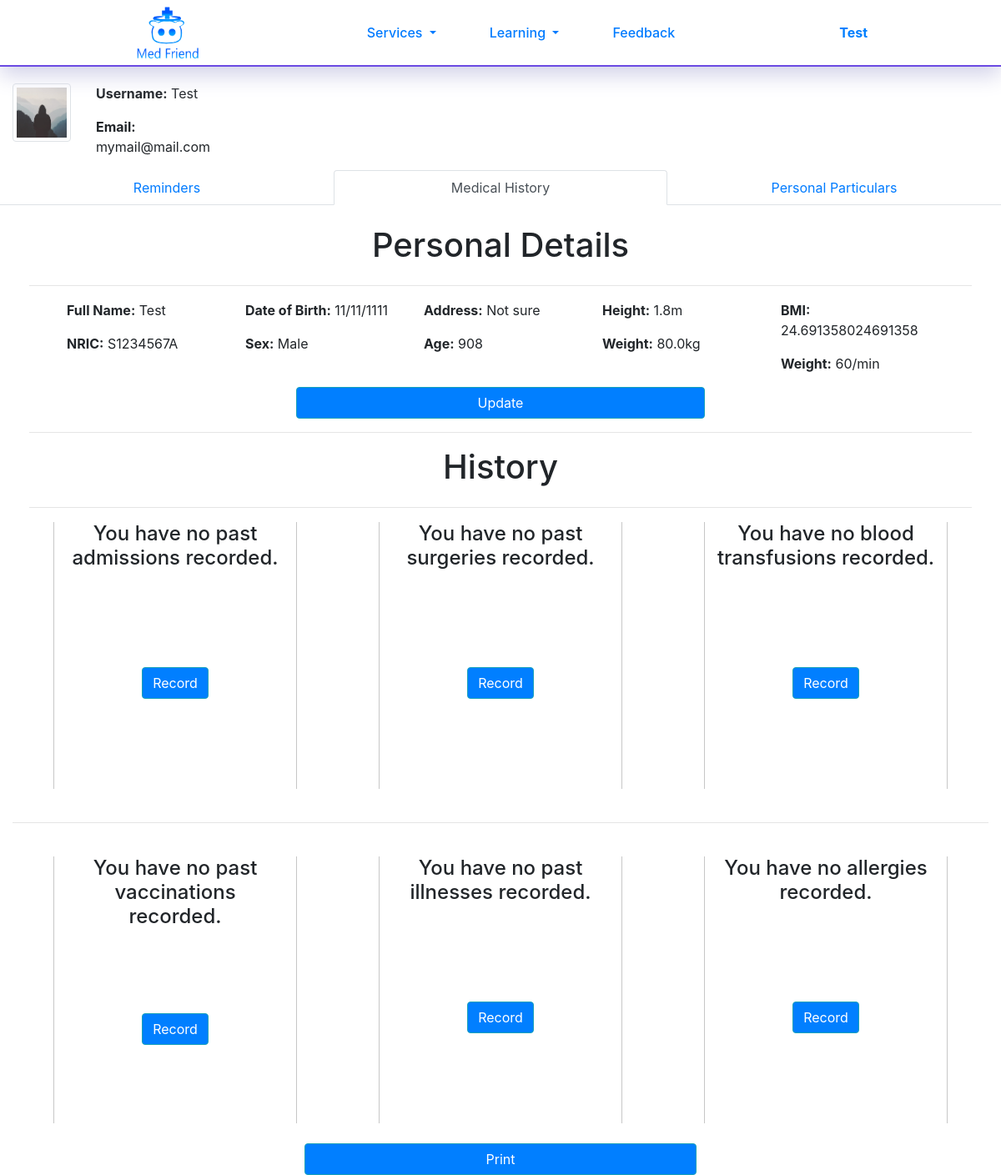
Page /Profile/History (signed in) on the earlier database version.
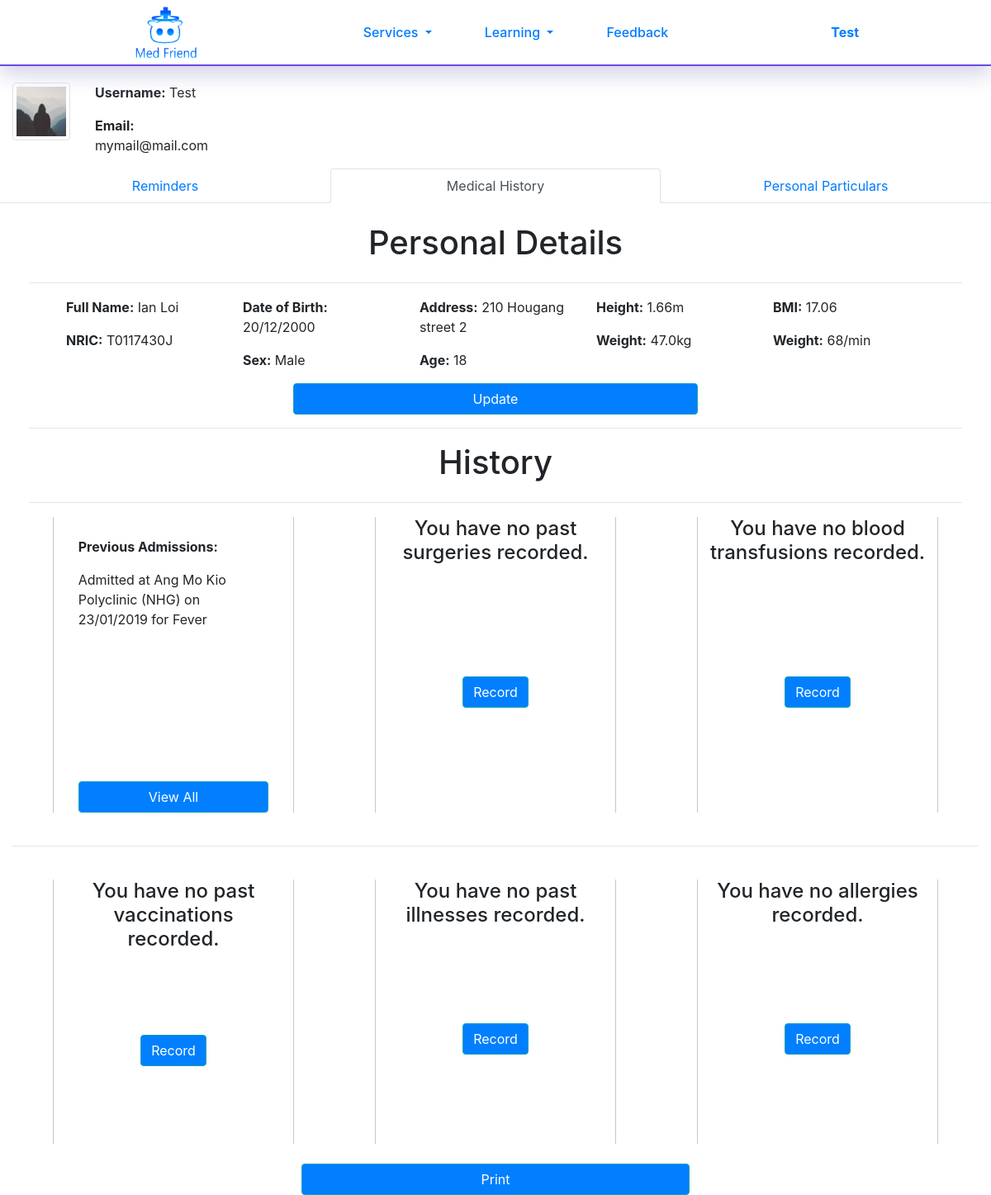
Same page on the later database version.
### Flask/Models.py (models this page shows, shortened)
class Personal_Profile(db.Model):
    id = db.Column(db.Integer, primary_key=True)
    full_name = db.Column(db.String(60), nullable=True)
    nric = db.Column(db.String(9), unique=True, nullable=True)
    birthday = db.Column(db.DateTime, nullable=True)
    sex = db.Column(db.String(20), nullable=True)
    address = db.Column(db.String(100), nullable=True)
    age = db.Column(db.Integer, nullable=True)
    height = db.Column(db.Float, nullable=True)
    weight = db.Column(db.Float, nullable=True)
    heart_rate = db.Column(db.Integer, nullable=True)
    bmi = db.Column(db.Integer, nullable=True)
    user_id = db.Column(db.Integer, db.ForeignKey('user.id'), nullable=False)

class Admissions(db.Model):
    id = db.Column(db.Integer, primary_key=True)
    reason = db.Column(db.String(100), nullable=False)
    place = db.Column(db.String(100), nullable=True)
    date = db.Column(db.DateTime, nullable=True, default=datetime.utcnow())
    comments = db.Column(db.String(100), nullable=True)
    user_id = db.Column(db.Integer, db.ForeignKey('user.id'), nullable=False)

### Flask/users/routes.py (the view)
@users.route("/Profile/History", methods = ['POST', 'GET'])
@login_required
def profile_history():
    image_files = url_for('static', filename=f"images/Profile_Picture/{current_user.image_file}")
    return render_template("Users/profile.html", title="History", image_file=image_files)

### Flask/Models.py (called while the page is built)
@login_manager.user_loader
def load_user(user_id):
    return User.query.get(int(user_id))

### Flask/templates/Users/profile.html
{% extends "layout.html" %}
{% block content %}
<link rel="stylesheet" type="text/css" href="{{ url_for('static', filename='css/profile.css') }}" />
<div id="profilecontainer" class="container-fluid">
    <div class="row justify-content-start">
        <div id="profile_picture" class="col-lg-1">
            <img id="userprofilepic" src="{{ image_file }}" class="img-fluid img-thumbnail" data-toggle="modal"
                data-target="#picchange">
        </div>
        <div class="col-2">
            <p>
                <b>Username:</b>
                {{ current_user.username }}
            </p>
            <p>
                <b> Email:</b>
                {{ current_user.email }}
            </p>
        </div>
    </div>
</div>
<div id="moreinfo">
    <nav>
        <ul class="nav nav-tabs nav-justified">
            <li class="nav-item">
                {% if title == "Reminder" or title == "Profile" %}
                <a id="remindernav" class="nav-link active" href="{{ url_for('users.profile_reminder') }}">Reminders</a>
                {% else %}
                <a id="remindernav" class="nav-link" href="{{ url_for('users.profile_reminder') }}">Reminders</a>
                {% endif %}
            </li>
            <li class="nav-item">
                {% if title == "History" %}
                <a id="medicalhistorynav" class="nav-link active" href="{{ url_for('users.profile_history') }}">Medical
                    History</a>
                {% else %}
                <a id="medicalhistorynav" class="nav-link" href="{{ url_for('users.profile_history') }}">Medical History</a>
                {% endif %}
            </li>
            <li class="nav-item">
                {% if title == "Edit" %}
                <a id="userinfonav" class="nav-link active" href="{{ url_for('users.profile_edit') }}">Personal Particulars</a>
                {% else %}
                <a id="userinfonav" class="nav-link" href="{{ url_for('users.profile_edit') }}">Personal Particulars</a>
                {% endif %}
            </li>
        </ul>
    </nav>
    <div class="container-fluid">
        {% if title == "History" %}
        {% include 'Users/profile_medhist.html' %}
        {% elif title == "Reminder" %}
        {% include 'Users/profile_reminder.html' %}
        {% elif title == "Edit" %}
        {% include 'Users/profile_edit.html' %}
        {% endif %}
    </div>
</div>
{% endblock %}

### Flask/templates/Users/profile_medhist.html (shortened to what the changed rows need)
<link rel="stylesheet" type="text/css" href="{{ url_for('static', filename='css/profile.css') }}" />
<br>
<div class="row justify-content-center">
    <h1> Personal Details</h1>
    <div id="details" class="row col-11 justify-content-center">
        {% if current_user.personal_profile %}
        <div class="col">
            <p>
                <b>Full Name:</b>
                {% if current_user.personal_profile[0].full_name == '' %}
                Not Set
                {% else %}
                {{ current_user.personal_profile[0].full_name }}
                {% endif %}
            </p>
            <p>
                <b>NRIC:</b>
                {% if current_user.personal_profile[0].nric == '' %}
                Not Set
                {% else %}
                {{ current_user.personal_profile[0].nric }}
                {% endif %}
            </p>
        </div>
        <div class="col">
            <p>
                <b>Date of Birth:</b>
                {% if current_user.personal_profile[0].birthday == None %}
                Not Set
                {% else %}
                {{ current_user.personal_profile[0].birthday.strftime('%d/%m/%Y') }}
                {% endif %}
            </p>
            <p>
                <b>Sex:</b>
                {{ current_user.personal_profile[0].sex }}
            </p>
        </div>
        <div class="col">
            <p>
                <b>Address:</b>
                {% if current_user.personal_profile[0].address == '' %}
                Not Set
                {% else %}
                {{ current_user.personal_profile[0].address }}
                {% endif %}
            </p>
            <p>
                <b>Age:</b>
                {% if current_user.personal_profile[0].age == '' %}
                Not Set
                {% else %}
                {{ current_user.personal_profile[0].age }}
                {% endif %}
            </p>
        </div>
        <div class="col">
            <p>
                <b>Height:</b>
                {% if current_user.personal_profile[0].height == '' %}
                Not Set
                {% else %}
                {{ current_user.personal_profile[0].height }}m
                {% endif %}
            </p>
            <p>
                <b>Weight:</b>
                {% if current_user.personal_profile[0].weight == '' %}
                Not Set
                {% else %}
                {{ current_user.personal_profile[0].weight }}kg
                {% endif %}
            </p>
        </div>
        <div class="col">
            <p>
                <b>BMI:</b>
                {% if current_user.personal_profile[0].bmi == '' %}
                Not Set
                {% else %}
                {{ current_user.personal_profile[0].bmi }}
                {% endif %}
            </p>
            <p>
                <b>Weight:</b>
                {% if current_user.personal_profile[0].heart_rate == '' %}
                Not Set
                {% else %}
                {{ current_user.personal_profile[0].heart_rate }}/min
                {% endif %}
            </p>
        </div>
        <div class="row justify-content-center col-12">
            <div class="text-center col-6">
                <a href="{{ url_for('medical_history.Personal_Details') }}">
                    <button class="btn btn-info col"> Update </button>
                </a>
            </div>
        </div>
        {% endif %}
    </div>
    <br>
    <div id="breaklines" class="col-12 row justify-content-center">
        <br>
        <br>
        <h1 class="col-12 text-center"> History </h1>
        <br>
    </div>
    <div id="histories" class="row col-12 justify-content-around">
        <div id="admissions" class="row justify-content-start col-3">
            {% if current_user.admissions %}
            <div class="col vh-history">
                <br>
                <p>
                    <b>Previous Admissions:</b>
                    {% for i in range(5) %}
                    {% if current_user.admissions[i] %}
                    <p>
                        Admitted at
                        {{ current_user.admissions[i].place }} on {{
                        current_user.admissions[i].date.strftime('%d/%m/%Y') }}
                        for {{ current_user.admissions[i].reason }}
                    </p>
                    {% endif %}
                    {% endfor %}
                </p>
            </div>
            <div class="text-center col-12">
                <a href="{{ url_for('medical_history.Update_Record', record='Admissions') }}">
                    <button class="btn btn-info col"> View All </button>
                </a>
            </div>
            {% else %}
            <div class="row justify-content-center">
                <h4 class="text-center col-12"> You have no past admissions recorded. </h4>
                <div class="text-center">
                    <a href="{{ url_for('medical_history.Update_Record', record='Admissions') }}">
                        <button class="btn btn-info col"> Record </button>
                    </a>
                </div>
            </div>
            {% endif %}
        </div>
    </div>
</div>

Differences in the rows shown:
changed Personal_Profile "Male": full_name "Test" → "Ian Loi"; nric "S1234567A" → "T0117430J"; birthday "11/11/1111" → "20/12/2000"; address "Not sure" → "210 Hougang street 2"; age "908" → "18"; height "1.8" → "1.66"; weight "80.0" → "47.0"; bmi "24.691358024691358" → "17.06"; heart_rate "60" → "68"
added Admissions: place "Ang Mo Kio Polyclinic (NHG)", date "23/01/2019", reason "Fever"
Other differences:
text no longer shown: "You have no past admissions recorded. Record"
text now shown: "Previous Admissions: View All"
new list line: "Admitted at on for"
